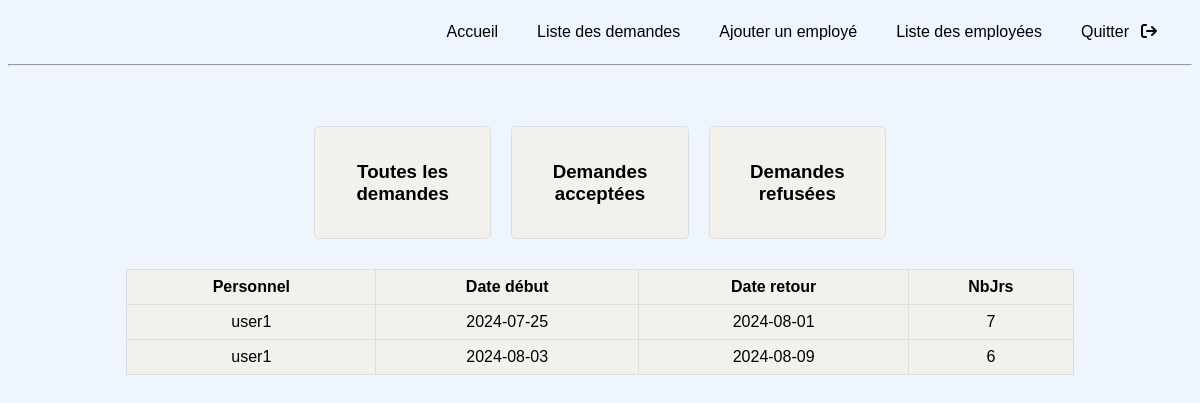
The page /demandes_acceptees (signed in) on the database as committed earlier.
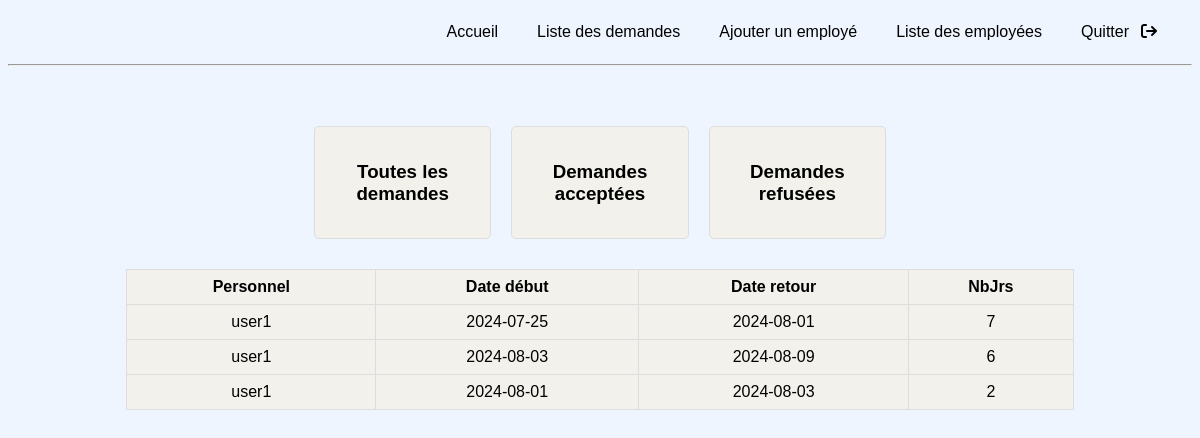
The same page on the database as committed later.
### models.py (models this page shows)
class LeaveRequest(db.Model):
    id = db.Column(db.Integer, primary_key=True)
    username = db.Column(db.String(50), db.ForeignKey('employee.username'), nullable=False)
    leave_type = db.Column(db.String(50), nullable=False)
    start_date = db.Column(db.String(50), nullable=False)
    end_date = db.Column(db.String(50), nullable=False)
    duration = db.Column(db.Integer, nullable=False)
    reason = db.Column(db.String(200), nullable=False)
    status = db.Column(db.String(50), default='Pending')
    date_demande = db.Column(db.String(50), default=datetime.now().strftime('%Y-%m-%d %H:%M:%S'))

### app.py (the view)
@app.route('/demandes_acceptees')
@login_required
def demandes_acceptees():
    if session['role'] == 'admin':
        approved_requests = LeaveRequest.query.filter_by(status='Approved').all()
        return render_template('demandes_acceptees.html', requests=approved_requests)
    return redirect(url_for('homepage_user'))

### app.py (called while the page is built)
def login_required(f):
    @wraps(f)
    def decorated_function(*args, **kwargs):
        if 'username' not in session:
            return redirect(url_for('login'))
        return f(*args, **kwargs)
    return decorated_function

### templates/demandes_acceptees.html (shortened to what this page needs)
<!DOCTYPE html>
<html lang="en">
<head>
    <link rel="stylesheet" href="https://cdnjs.cloudflare.com/ajax/libs/font-awesome/6.0.0-beta3/css/all.min.css">
</head>
<body>
    <nav class="navbar">
        <ul class="navbar-nav">
          <li><a href="{{ url_for('homepage_admin') }}">Accueil</a></li>
          <li><a href="/toutes_les_demandes">Liste des demandes</a></li>
          <li><a href="{{ url_for('ajouter_employe') }}">Ajouter un employé</a></li>
          <li><a href="{{ url_for('list_employees') }}">Liste des employées</a></li>
          <li><a href="/">Quitter</a><i class="fa-solid fa-arrow-right-from-bracket"></i></li>
        </ul>
    </nav>
    <hr>
    <div class="container">
        <div class="button" onclick="navigateTo('/toutes_les_demandes')">
            <h3>Toutes les demandes</h3>
        </div>
        <div class="button" onclick="navigateTo('/demandes_acceptees')">
            <h3>Demandes acceptées</h3>
        </div>
        <div class="button" onclick="navigateTo('/demandes_refusees')">
            <h3>Demandes refusées</h3>
        </div>
    </div>
    <div class="table-container">
        <table class="tableau">
            <thead>
                <tr>
                    <th>Personnel</th>
                    <th>Date début</th>
                    <th>Date retour</th>
                    <th>NbJrs</th>
                </tr>
            </thead>
            <tbody>
                {% for request in requests %}
                <tr>
                    <td>{{ request.username }}</td>
                    <td>{{ request.start_date }}</td>
                    <td>{{ request.end_date }}</td>
                    <td>{{ request.duration }}</td>
                </tr>
                {% endfor %}
            </tbody>
        </table>
    </div>
</body>
</html>

Rows that differ between the two databases and show on the page:
added LeaveRequest: username "user1", start_date "2024-08-01", end_date "2024-08-03", duration "2"
